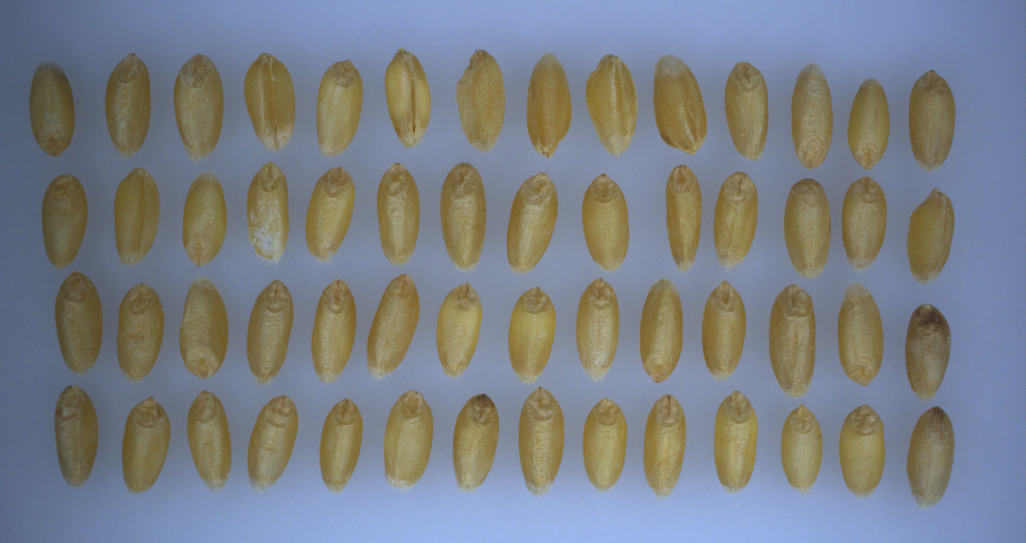
#> input picture Basic level image processing/c11_Filters/Resim2_Coklu_Bugday.png, 1026 x 543 px
$ python K11_3_RESIM_GaussFilter.py
#> lines starting #> are read from the running program, lines starting #| are printed output that depends on the picture
import cv2

# Görüntüyü yükle
img_filter = cv2.imread("Resim2_Coklu_Bugday.png")
#> img_filter is the input picture: shape (543, 1026, 3); mean B, G, R 134.1, 128.1, 123.2

# Gauss filtresini uygula
blur_2 = cv2.GaussianBlur(img_filter, (15, 15), cv2.BORDER_DEFAULT)
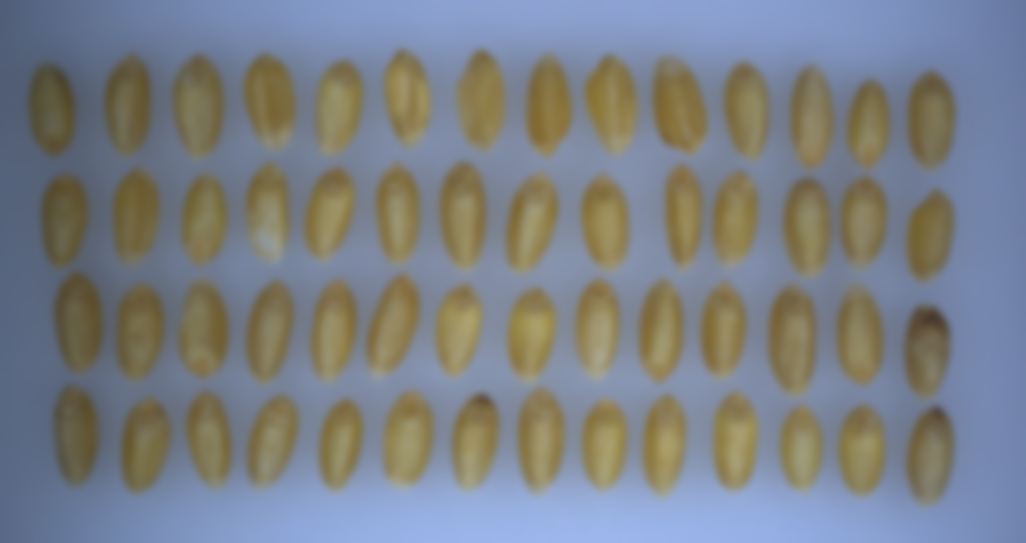
#> blur_2: shape (543, 1026, 3); mean B, G, R 134.1, 128.1, 123.2


# Orijinal ve Gauss filtreli görüntüleri göster
cv2.imshow("original", img_filter)
cv2.imshow("Gaussian Blur", blur_2)

# Kullanıcı bir tuşa basana kadar bekleyin
cv2.waitKey(0)
cv2.destroyAllWindows()


# cv2.GaussianBlur() fonksiyonunda kullanılabilen borderType (3. parametre) değerleri aşağıdaki gibidir:

# cv2.BORDER_DEFAULT: Genellikle OpenCV'nin kendi varsayılan kenar doldurma yöntemini kullanmayı tercih edilir.

# cv2.BORDER_CONSTANT: Kenar piksellerini belirli bir sabit değerle doldurur.
# Bu sabit değer borderValue parametresiyle belirlenir.

# cv2.BORDER_REPLICATE: Kenar piksellerini çoğaltarak doldurur.
# İç piksellerin değerlerini kullanarak kenar piksellerini doldurur.

# cv2.BORDER_REFLECT: Kenar piksellerini yansıtarak doldurur.
# Kenar piksellerini yansıtarak görüntünün iç kısmından aldığı değerlerle doldurur.

# cv2.BORDER_WRAP: Kenar piksellerini sarma yoluyla doldurur.
# Görüntünün bir tarafından alınan değerleri, diğer tarafın kenar piksellerini doldurmak için kullanır.

# cv2.BORDER_REFLECT_101: Kenar piksellerini içeriklerini yansıtarak doldurur.
# BORDER_REFLECT ile benzerdir, ancak sınır değerleri 0 değil 1 birimlik bir hata ile yansıtılır.

# cv2.BORDER_TRANSPARENT: Kenar piksellerini saydam olarak işler.
# Bu, çıktı görüntüsünün kenar piksellerini tamamen doldurmaz ve onları saydam yapar.

# Mean filter, gürültüyü azaltmak için kullanılabilir, ancak kenarları koruma konusunda
# Gaussian blur kadar etkili değildir. Kenarlar, ortalama filtre uygulandığında bulanıklaşabilir veya kaybolabilir.

$ run again, with Basic level image processing/c11_Filters/Resim11_Rontgen_Skolyoz.png copied over Basic level image processing/c11_Filters/Resim2_Coklu_Bugday.png
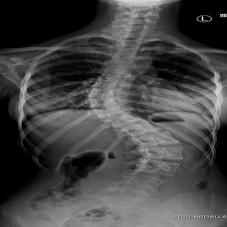
#> input picture Basic level image processing/c11_Filters/Resim11_Rontgen_Skolyoz.png, 227 x 227 px
#> img_filter is the input picture: shape (227, 227, 3); min 0, max 244, mean 69.5
#> `blur_2 = cv2.GaussianBlur(img_filter, (15, 15), cv2.BORDER_DEFAULT)`:
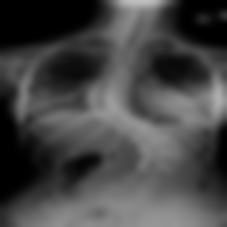
#> blur_2: shape (227, 227, 3); min 0, max 191, mean 69.5

$ run again, with Basic level image processing/c11_Filters/Resim12_Rontgen_Olisthesis.png copied over Basic level image processing/c11_Filters/Resim2_Coklu_Bugday.png
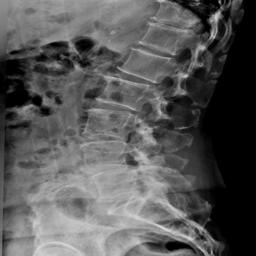
#> input picture Basic level image processing/c11_Filters/Resim12_Rontgen_Olisthesis.png, 256 x 256 px
#> img_filter is the input picture: shape (256, 256, 3); min 0, max 223, mean 87.7
#> `blur_2 = cv2.GaussianBlur(img_filter, (15, 15), cv2.BORDER_DEFAULT)`:
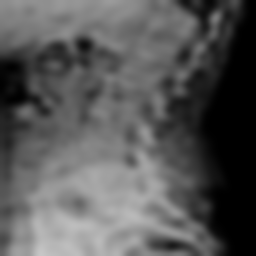
#> blur_2: shape (256, 256, 3); min 0, max 198, mean 87.6
